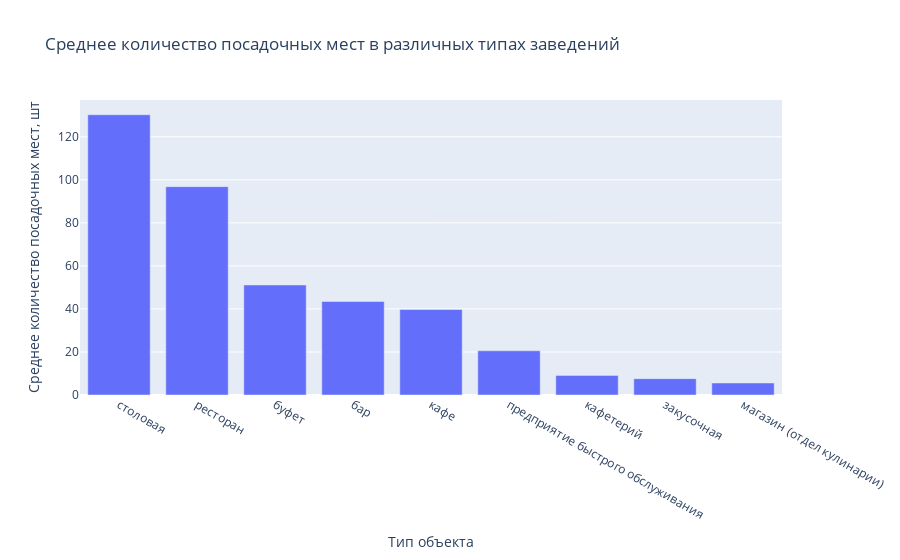

Notebook code cell kept with this figure:
### Code cell
fig = px.bar(number, 
            y='number',
            x='object_type',
            labels={
                     "number": "Среднее количество посадочных мест, шт",
                     "object_type": "Тип объекта"
                 },
             title='Среднее количество посадочных мест в различных типах заведений')
fig.show()

### Figure 1 — Plotly figure (JSON) as saved in the notebook; plotly's stock layout.template omitted (floating-point values rounded to 4 significant figures)
{"data": [{"alignmentgroup": "True", "hovertemplate": "Тип объекта=%{x}<br>Среднее количество посадочных мест, шт=%{y}<extra></extra>", "legendgroup": "", "marker": {"color": "#636efa", "pattern": {"shape": ""}}, "name": "", "offsetgroup": "", "orientation": "v", "showlegend": false, "textposition": "auto", "type": "bar", "x": ["столовая", "ресторан", "буфет", "бар", "кафе", "предприятие быстрого обслуживания", "кафетерий", "закусочная", "магазин (отдел кулинарии)"], "xaxis": "x", "y": [130.2, 96.83, 51.13, 43.49, 39.72, 20.55, 9.12, 7.61, 5.59], "yaxis": "y"}], "layout": {"barmode": "relative", "legend": {"tracegroupgap": 0}, "title": {"text": "Среднее количество посадочных мест в различных типах заведений"}, "xaxis": {"anchor": "y", "domain": [0, 1], "title": {"text": "Тип объекта"}}, "yaxis": {"anchor": "x", "domain": [0, 1], "title": {"text": "Среднее количество посадочных мест, шт"}}}}
